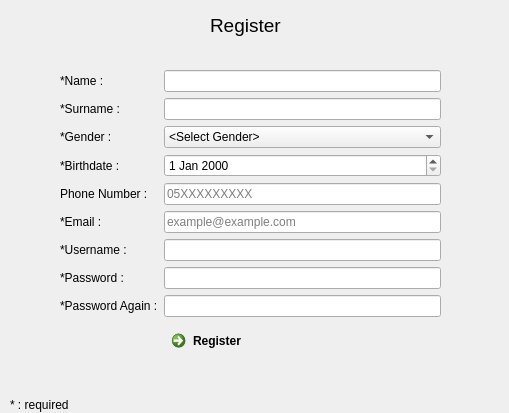
<?xml version="1.0" encoding="UTF-8"?>
<ui version="4.0">
 <class>RegisterWindow</class>
 <widget class="QMainWindow" name="RegisterWindow">
  <property name="geometry">
   <rect>
    <x>0</x>
    <y>0</y>
    <width>509</width>
    <height>413</height>
   </rect>
  </property>
  <property name="windowTitle">
   <string>MainWindow</string>
  </property>
  <widget class="QWidget" name="centralwidget">
   <widget class="QWidget" name="formLayoutWidget">
    <property name="geometry">
     <rect>
      <x>60</x>
      <y>70</y>
      <width>381</width>
      <height>317</height>
     </rect>
    </property>
    <layout class="QFormLayout" name="register_layout">
     <item row="6" column="0">
      <widget class="QLabel" name="username_lbl">
       <property name="text">
        <string>*Username :</string>
       </property>
      </widget>
     </item>
     <item row="7" column="0">
      <widget class="QLabel" name="password_lbl">
       <property name="text">
        <string>*Password :</string>
       </property>
      </widget>
     </item>
     <item row="6" column="1">
      <widget class="QLineEdit" name="username_txt"/>
     </item>
     <item row="7" column="1">
      <widget class="QLineEdit" name="password_txt"/>
     </item>
     <item row="9" column="1">
      <widget class="QCommandLinkButton" name="registerbtn">
       <property name="text">
        <string>Register</string>
       </property>
      </widget>
     </item>
     <item row="8" column="1">
      <widget class="QLineEdit" name="passagain_txt"/>
     </item>
     <item row="8" column="0">
      <widget class="QLabel" name="passagain_lbl">
       <property name="text">
        <string>*Password Again :</string>
       </property>
      </widget>
     </item>
     <item row="0" column="0">
      <widget class="QLabel" name="name_lbl">
       <property name="text">
        <string>*Name :</string>
       </property>
      </widget>
     </item>
     <item row="1" column="0">
      <widget class="QLabel" name="surname_lbl">
       <property name="text">
        <string>*Surname :</string>
       </property>
      </widget>
     </item>
     <item row="0" column="1">
      <widget class="QLineEdit" name="name_txt"/>
     </item>
     <item row="1" column="1">
      <widget class="QLineEdit" name="surname_txt"/>
     </item>
     <item row="3" column="0">
      <widget class="QLabel" name="birthdate_lbl">
       <property name="text">
        <string>*Birthdate :</string>
       </property>
      </widget>
     </item>
     <item row="3" column="1">
      <widget class="QDateEdit" name="birthdate_date">
       <property name="specialValueText">
        <string>Day.Month.Year</string>
       </property>
      </widget>
     </item>
     <item row="4" column="0">
      <widget class="QLabel" name="phone_number_lbl">
       <property name="text">
        <string>Phone Number :</string>
       </property>
      </widget>
     </item>
     <item row="4" column="1">
      <widget class="QLineEdit" name="phonenumber_txt">
       <property name="placeholderText">
        <string>05XXXXXXXXX</string>
       </property>
      </widget>
     </item>
     <item row="2" column="0">
      <widget class="QLabel" name="gender_lbl">
       <property name="text">
        <string>*Gender :</string>
       </property>
      </widget>
     </item>
     <item row="2" column="1">
      <widget class="QComboBox" name="gender_cbox">
       <property name="currentText">
        <string>&lt;Select Gender&gt;</string>
       </property>
       <item>
        <property name="text">
         <string>&lt;Select Gender&gt;</string>
        </property>
       </item>
       <item>
        <property name="text">
         <string>Male</string>
        </property>
       </item>
       <item>
        <property name="text">
         <string>Female</string>
        </property>
       </item>
       <item>
        <property name="text">
         <string>I prefer don't to specify</string>
        </property>
       </item>
      </widget>
     </item>
     <item row="5" column="0">
      <widget class="QLabel" name="email_lbl">
       <property name="text">
        <string>*Email :</string>
       </property>
      </widget>
     </item>
     <item row="5" column="1">
      <widget class="QLineEdit" name="email_txt">
       <property name="placeholderText">
        <string>example@example.com</string>
       </property>
      </widget>
     </item>
    </layout>
   </widget>
   <widget class="QLabel" name="win_label">
    <property name="geometry">
     <rect>
      <x>210</x>
      <y>10</y>
      <width>81</width>
      <height>31</height>
     </rect>
    </property>
    <property name="font">
     <font>
      <pointsize>14</pointsize>
     </font>
    </property>
    <property name="text">
     <string>Register</string>
    </property>
   </widget>
   <widget class="QLabel" name="label">
    <property name="geometry">
     <rect>
      <x>10</x>
      <y>390</y>
      <width>77</width>
      <height>29</height>
     </rect>
    </property>
    <property name="text">
     <string>* : required</string>
    </property>
   </widget>
  </widget>
 </widget>
 <resources/>
 <connections/>
</ui>
